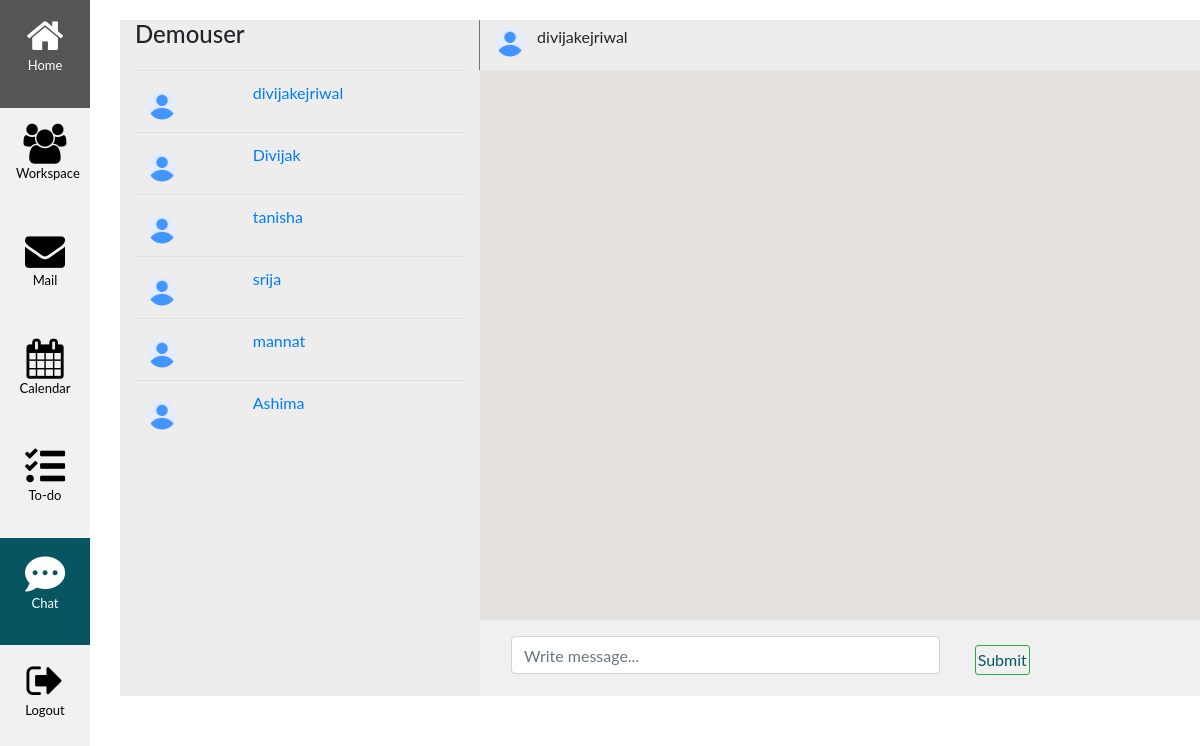
Before: /chat/divijakejriwal/ (signed in) with the older database file.
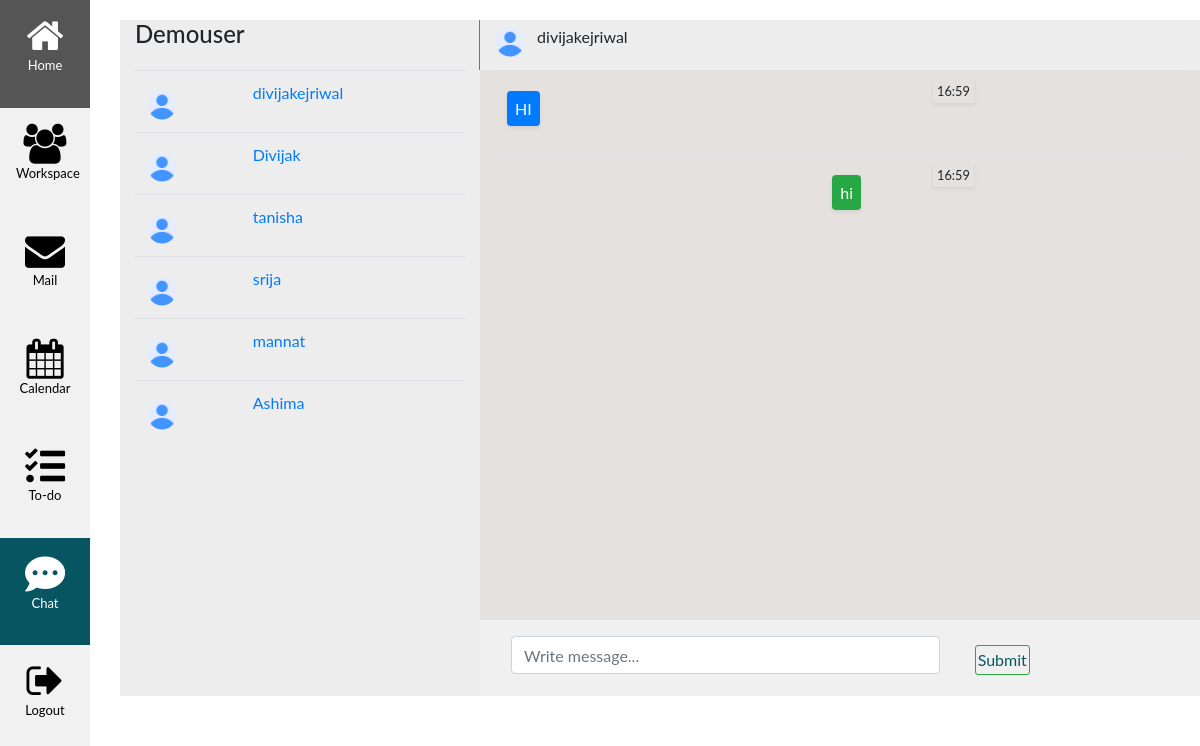
After: the same page with the newer database file.
### chats/models.py (models this page shows, shortened)
class ChatModel(models.Model):
    sender = models.CharField(max_length=100, default=None)
    message = models.TextField(null=True, blank=True)
    thread_name = models.CharField(null=True, blank=True, max_length=50)
    timestamp = models.DateTimeField(auto_now_add=True)

### chats/views.py (the view)
# urls.py: path('chat/<str:username>/', chatPage, name='chat'),
def chatPage(request, username):
    user_obj = User.objects.get(username=username)
    users = User.objects.exclude(username=request.user.username)
    if request.user.id > user_obj.id:
        thread_name = f'chat_{request.user.id}-{user_obj.id}'
    else:
        thread_name = f'chat_{user_obj.id}-{request.user.id}'
    message_objs = ChatModel.objects.filter(thread_name=thread_name)
    return render(request, 'chats/main_chat.html', context={'user': user_obj, 'users': users, 'messages': message_objs})

### templates/chats/main_chat.html (shortened to what this page needs)
{% extends 'chats/base.html' %}
{% load static %}
{% block css %}
<link rel="stylesheet" href="{% static 'chats/css/index.css' %}">
{% endblock %}
{% block content %}
<div class="back-container">
    <div class="container-fluid front-container">
    </div>
    <div class="container front-container1">
        <div class="row chat-top">
            <div class="col-sm-4 border-right border-secondary">
                <span class="ml-2"><h4>{{request.user.username}}</h4></span>
            </div>
            <div class="col-sm-8">
                <img src="{% static 'chats/assets/dp.png' %}" alt="" class="profile-image rounded-circle">
                <span class="ml-2">{{user.username}}</span>
            </div>
        </div>
        <div class="row">
            <div class="col-sm-4 contacts">
                <div class="contact-table-scroll">
                    <table class="table table-hover">
                        <tbody>
                            {% for user in users %}
                            <tr>
                                <td><img src="{% static 'chats/assets/dp.png' %}" alt="" class="profile-image rounded-circle">
                                </td>
                                <td><a  href="{% url 'chat' username=user.username %}">{{user.username}}</a></td>
                            </tr>
                            {% endfor %}
                        </tbody>
                    </table>
                </div>
            </div>
            <div class="col-sm-8 message-area">
                <div class="message-table-scroll">
                    <table class="table">
                        <tbody id='chat-body'>
                            {% for message in messages %}
                            {% if message.sender == request.user.username %}
                            <tr>
                                <td>
                                    <p class="bg-success p-2 mt-2 mr-5 shadow-sm text-white float-right rounded">
                                        {{message.message}}
                                    </p>
                                </td>
                                <td>
                                    <p><small class="p-1 shadow-sm">{{message.timestamp|time:'H:i'}}</small>
                                    </p>
                                </td>
                            </tr>
                            {% else %}
                            <tr>
                                <td>
                                    <p class="bg-primary p-2 mt-2 mr-5 shadow-sm text-white float-left rounded">
                                        {{message.message}}
                                    </p>
                                </td>
                                <td>
                                    <p><small class="p-1 shadow-sm">{{message.timestamp|time:'H:i'}}</small>
                                    </p>
                                </td>
                            </tr>
                            {% endif %}
                            {% endfor %}
                        </tbody>
                    </table>
                </div>
                <div class="row message-box p-3">
                    <div class="col-sm-8">
                        <input type="text" class="form-control" id="message_input" placeholder="Write message...">
                    </div>
                    <div class="col-sm-2 mt-1">
                        <div class="control">
                            <button class="btn btn-success" id="chat-message-submit">Submit</button>
                        </div>
                    </div>
                </div>
            </div>
        </div>
    </div>
</div>
{% endblock %}

### templates/chats/base.html (shortened to what this page needs)
{% load static %}
<html lang="en">
<head>
    <link rel="stylesheet" href="https://stackpath.bootstrapcdn.com/bootstrap/4.5.0/css/bootstrap.min.css"
>
    <link rel="stylesheet" href="https://cdnjs.cloudflare.com/ajax/libs/font-awesome/4.7.0/css/font-awesome.css"
 />
    <link rel="stylesheet" href="https://use.fontawesome.com/releases/v5.0.10/css/all.css"
>
    <link rel='stylesheet' href='https://cdnjs.cloudflare.com/ajax/libs/font-awesome/4.7.0/css/font-awesome.min.css'>
    <link rel="stylesheet" type="text/css" href="{% static 'base.css' %}">
    {% block css %}{% endblock %}
</head>
<body>
    <div class="sidebar">
		<a href="{% url 'employdata' %}"><i class="fa fa-home" style="font-size: 40px;"></i><p style="font-size: small;">Home</p></a>
		<a href="{% url 'workhome' %}"><i class="fa fa-users" style="font-size: 40px;"></i><p style="font-size: small;">Workspace</p></a>
		<a href="{% url 'inbox' %}"><i class="fa fa-envelope" style="font-size: 40px;"></i><p style="font-size: small;">Mail</p></a>
		<a href="{% url 'calendarapp:calendar' %}"><i class="fa fa-calendar" style="font-size: 40px;"></i><p style="font-size: small;">Calendar</p></a>
		<a href="{% url 'todo:todo' %}"><i class="fas fa-tasks" style="font-size: 40px;"></i><p style="font-size: small;">To-do</p></a>
		<a class="active" href="{% url 'chat' request.user %}"><i class="fas fa-comment-dots" style="font-size: 40px;"></i><p style="font-size: small;">Chat</p></a>
		<a href="{% url 'logout' %}"><i class="fa fa-sign-out" style="font-size: 40px;"></i><p style="font-size: small;">Logout</p></a>
	</div>
    {% block content %}{% endblock %}
</body>
</html>

### static/base.css (style rules this page uses)
body { font-family: "ptsans", "Lato", "Helvetica Neue", Helvetica, Arial, sans-serif; }
.btn { border-radius: 3px; padding: 2px 2px 2px 2px; color: #065561; background-color: transparent; box-shadow: 0 0 0 0; margin: 5px; cursor: pointer; }
.sidebar { width: 90px; background-color: #f1f1f1; position: fixed; height: 100%; }
.sidebar a { display: block; color: black; padding: 16px; text-align: center; text-decoration: none; }
.sidebar a.active { background-color: #065561; color: white; }

### static/chats/css/index.css (style rules this page uses)
.back-container { position: relative; margin-left: 120px; }
.front-container { position: absolute; top: 0; left: 0; right: 0; }
.front-container1 { position: absolute; top: 20px; left: 0; right: 0; }
.chat-top { background-color: #ededed; min-height: 50px; }
.profile-image { margin-top: 7px; height: 30px; width: 30px; }
.contacts { background-color: #ededed; min-height: 600px; }
.contact-table-scroll { overflow-y: scroll; height: 600px; }
.message-area { background-color: #e4e1de; min-height: 600px; }
.message-table-scroll { overflow-y: scroll; height: 550px; }
.message-box { background-color: #f0f0f0; }

Changed rows visible on the page:
added ChatModel: message "HI", timestamp "16:59"
added ChatModel: message "hi", timestamp "16:59"
